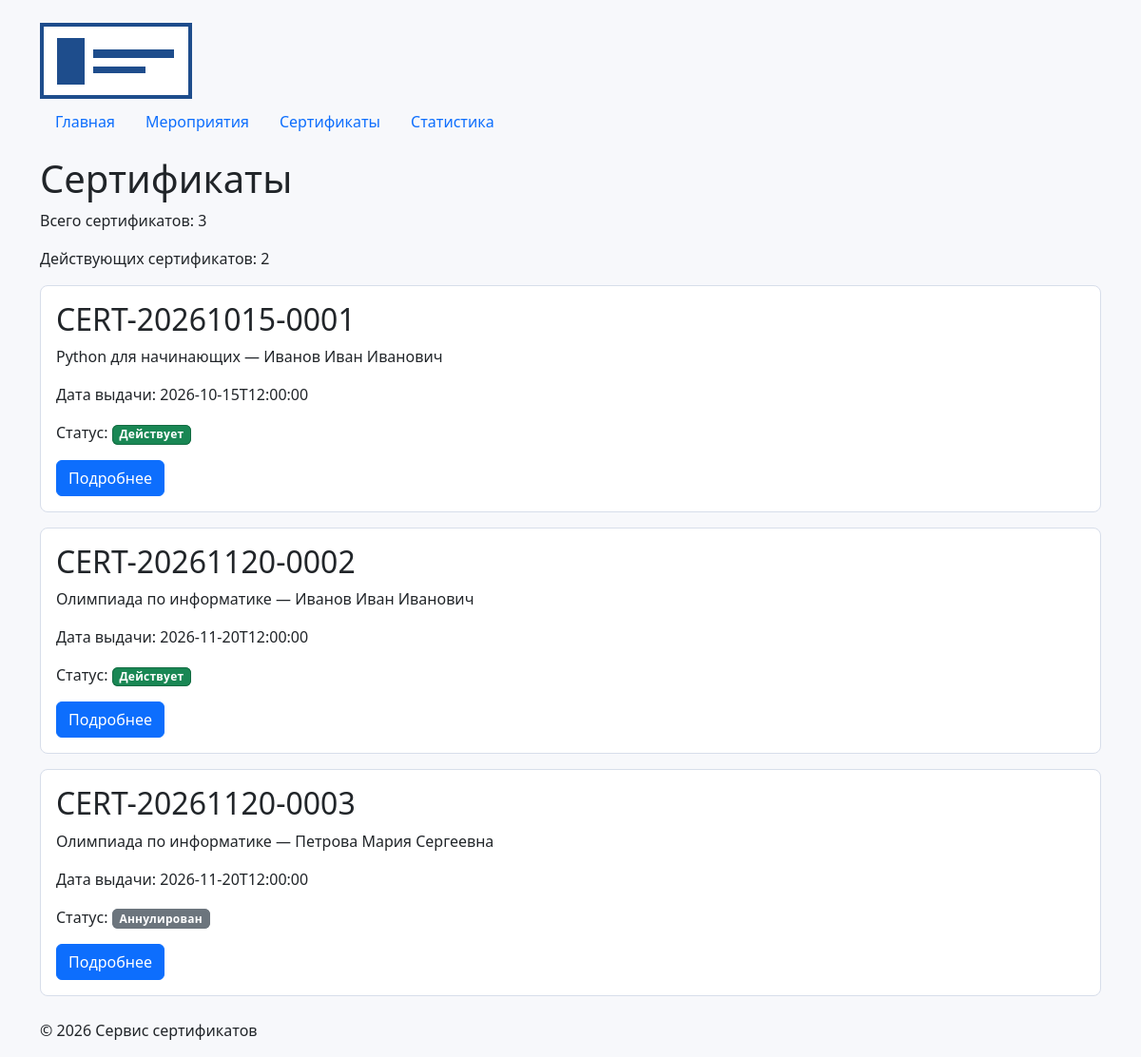
The app's page /certificates/ with its own data.
### certificates/views.py (the view)
# urls.py: path("", views.certificates, name="list"),
def certificates(request):
    connection = get_connection()
    connection.row_factory = sqlite3.Row
    try:
        rows = connection.execute(
            CERTIFICATE_SQL + " ORDER BY certificates.id"
        ).fetchall()
        active_count = connection.execute(
            """
            SELECT COUNT(*) AS active_certificates
            FROM certificates
            WHERE is_revoked = 0
            """
        ).fetchone()
    finally:
        connection.close()
    return render(
        request,
        "certificates/certificate_list.html",
        {
            "certificates": rows,
            "active_count": active_count["active_certificates"],
        },
    )

### db/database.py (called while the page is built)
def get_connection():
    connection = sqlite3.connect(DB_PATH)
    connection.execute("PRAGMA foreign_keys = ON")
    return connection

### certificates/templates/certificates/certificate_list.html (shortened to what this page needs)
{% extends "base.html" %}
{% block content %}
    <h1>Сертификаты</h1>
    <p>Всего сертификатов: {{ certificates|length }}</p>
    <p>Действующих сертификатов: {{ active_count }}</p>
    {% if certificates %}
        {% for certificate in certificates %}
            <article class="card event-card mb-3">
                <div class="card-body">
                    <h2 class="card-title">{{ certificate.number }}</h2>
                    <p class="card-text">
                        {{ certificate.event_title }} —
                        {{ certificate.user_name }}
                    </p>
                    <p class="card-text">
                        Дата выдачи: {{ certificate.issued_at }}
                    </p>
                    <p class="card-text">
                        Статус:
                        {% include "certificates/includes/certificate_status.html" %}
                    </p>
                    <a
                        href="{% url 'certificates:detail' certificate.id %}"
                        class="btn btn-primary"
                    >
                        Подробнее
                    </a>
                </div>
            </article>
        {% endfor %}
    {% else %}
        <p>Сертификаты не найдены.</p>
    {% endif %}
{% endblock %}

### templates/base.html (shortened to what this page needs)
{% load static %}
<!DOCTYPE html>
<html lang="ru">
<head>
    <link
        rel="stylesheet"
        href="https://cdn.jsdelivr.net/npm/bootstrap@5.3.3/dist/css/bootstrap.min.css"
    >
    <link
        rel="stylesheet"
        href="{% static 'homepage/css/style.css' %}"
    >
</head>
<body>
    <header class="container pt-3">
        <img
            src="{% static 'homepage/img/logo.png' %}"
            alt="Сервис сертификатов"
            class="certify-logo"
        >
        {% include "includes/navigation.html" %}
    </header>
    <main class="container">
        {% block content %}
        {% endblock %}
    </main>
    <footer class="container mt-4 mb-3">
        <p>© <span id="current-year"></span> Сервис сертификатов</p>
    </footer>
</body>
</html>

### templates/includes/navigation.html
<nav class="nav mb-3">
    <a class="nav-link" href="{% url 'homepage:index' %}">Главная</a>
    <a class="nav-link" href="{% url 'events:list' %}">Мероприятия</a>
    <a class="nav-link" href="{% url 'certificates:list' %}">Сертификаты</a>
    <a class="nav-link" href="{% url 'certificates:statistics' %}">Статистика</a>
</nav>

### certificates/templates/certificates/includes/certificate_status.html
{% if certificate.is_revoked %}
    <span class="badge bg-secondary certificate-status certificate-status-revoked">
        Аннулирован
    </span>
{% else %}
    <span class="badge bg-success certificate-status certificate-status-active">
        Действует
    </span>
{% endif %}

### homepage/static/homepage/css/style.css (style rules this page uses)
body { min-height: 100vh; background: #f7f8fb; }
.certify-logo { width: 160px; height: auto; margin: 0.5rem 0 0.25rem; }
.event-card { margin-bottom: 1rem; border: 1px solid #d7deea; border-radius: 8px; }
.certificate-status { font-weight: 600; letter-spacing: 0.02em; }
.certificate-status-active { box-shadow: inset 0 0 0 1px #146c43; }
.certificate-status-revoked { box-shadow: inset 0 0 0 1px #6c757d; }

### records on screen
certificates: number "CERT-20261015-0001", event_title "Python для начинающих", user_name "Иванов Иван Иванович", issued_at "2026-10-15T12:00:00", shows "Действует"
certificates: number "CERT-20261120-0002", event_title "Олимпиада по информатике", user_name "Иванов Иван Иванович", issued_at "2026-11-20T12:00:00", shows "Действует"
certificates: number "CERT-20261120-0003", event_title "Олимпиада по информатике", user_name "Петрова Мария Сергеевна", issued_at "2026-11-20T12:00:00", shows "Аннулирован"

### other values on screen
{{ certificates|length }} "3"
{{ active_count }} "2"
